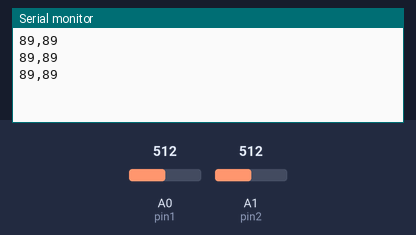
Simulated run of this sketch. Board: Arduino Uno, built with avr-gcc and run on an emulated ATmega328P. On the bench: the last lines printed to the serial monitor. The inputs (shaded band) are chosen by the test bench; at power-on: A0 (pin1) = 512, A1 (pin2) = 512.

Above: at 1.5 s.
1.6 s: A0 (pin1) set to 716
At 2.7 s:
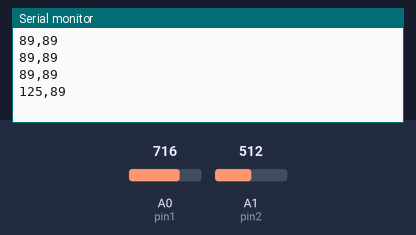
3.1 s: A1 (pin2) set to 716
At 4.1 s:
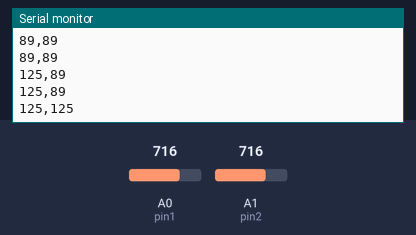
4.6 s: A0 (pin1) set to 900
At 5.5 s:
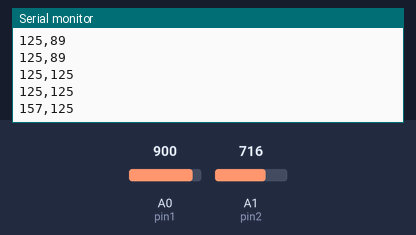
6.1 s: A1 (pin2) set to 900
At 6.7 s:
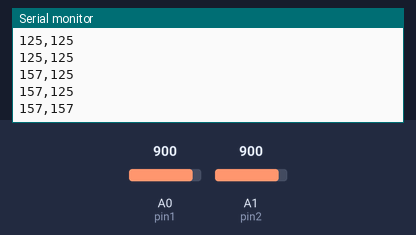
Timing chart, 0 to 8.6 s (numbered marks = the images above; inputs shaded):
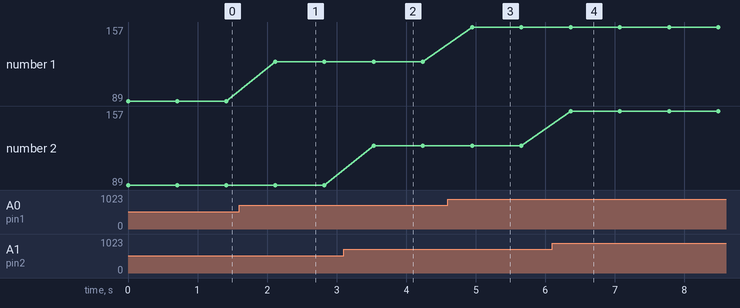

Measured:
- after the input at 1.6 s, the serial monitor: prints a new line after 0.52 s (image 1)
- after the input at 3.1 s, the serial monitor: prints a new line after 0.43 s (image 2)
- after the input at 4.6 s, the serial monitor: prints a new line after 0.35 s (image 3)
- after the input at 6.1 s, the serial monitor: prints a new line after 0.26 s (image 4)
- plotted number 1: 89 → 125 after the input at 1.6 s, 125 → 157 after the input at 4.6 s

The sketch:

arduino_master.ino
```cpp
#include <SoftwareSerial.h>

int TX=3;
int RX=4;

String str;

SoftwareSerial T_Serial(TX,RX);

void setup() {

Serial.begin(9600);
T_Serial.begin(9600);

}

void loop() {

  int pin1=A0;
  int pin2=A1;


  int val=analogRead(pin1);
  val=map(val,0,1023,0,179);

  int val2=analogRead(pin2);
  val2=map(val2,0,1023,0,179);

  String mystring=String(val);
  String mystring2=String(val2);

  str=mystring+","+mystring2;


  Serial.println(str);
  T_Serial.print(str);
  delay(700);

}
```
